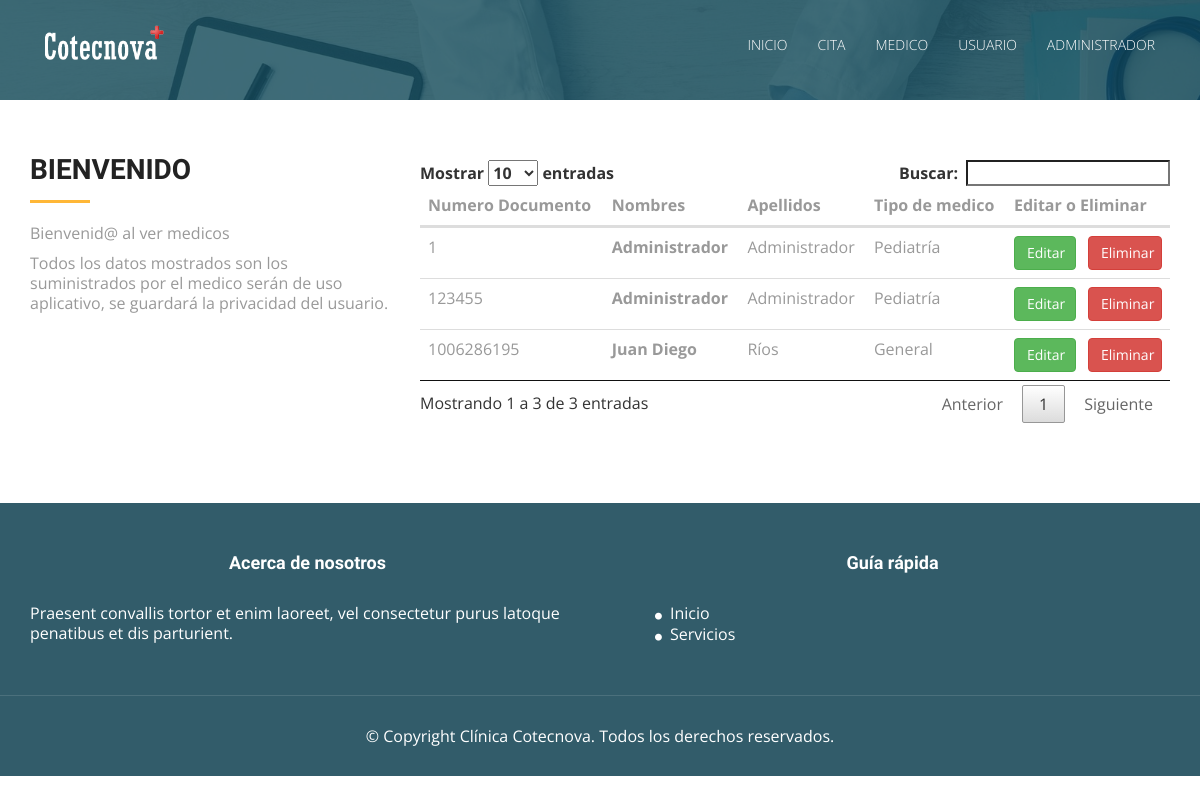
Before: /ver_medico.php (signed in) with the older database file.
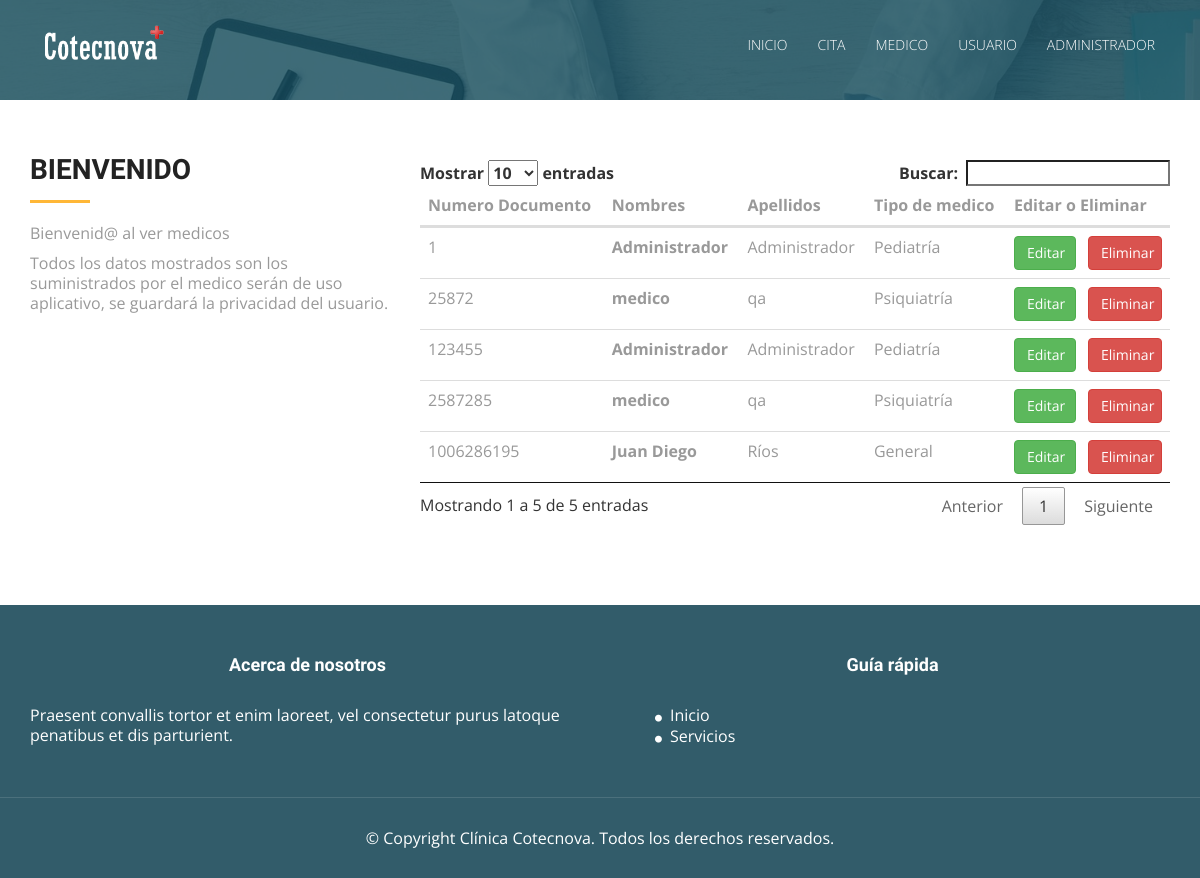
After: the same page with the newer database file.
### tables this page shows
CREATE TABLE `medicos` (
  `id_medico` int(11) NOT NULL COMMENT 'Clave primaria de la tabla medico',
  `numero_documento` varchar(30) NOT NULL COMMENT 'Numero de identificacion del documento de la persona',
  `nombre_completo` varchar(100) NOT NULL COMMENT 'nombre completo de la persona',
  `apellidos` varchar(100) NOT NULL COMMENT 'apellidos de la persona',
  `contrasena` varchar(150) NOT NULL COMMENT 'contraseña encriptadda por md5',
  `tipo_documento_id` int(11) NOT NULL,
  `estado_civil_id` int(11) NOT NULL,
  `tipos_medicos_id` int(11) NOT NULL,
  `tipo_Usuario_id` int(11) NOT NULL,
  `estado` int(11) NOT NULL COMMENT 'estado para ver si esta eliminado el usuario. 1. activo 2.inactivo'
);

CREATE TABLE `tipos_medicos` (
  `id_tipo_medico` int(11) NOT NULL,
  `nombre` varchar(50) NOT NULL
);

### Modelo/MySQL.php (called while the page is built, shortened)
<?php
class MySQL{
    private $hostname  = "127.0.0.1";
    private $user = "root";
    private $password = "";
    private $database = "clinica_cotecnova";
    private $conexion;
    public function conectar(){
        $this->conexion = mysqli_connect($this->hostname, $this->user, $this->password, $this->database);
    }
    public function efectuarConsulta($consulta){
        mysqli_query($this->conexion, "SET lc_time_names = 'es_ES'" );
        mysqli_query($this->conexion, "SET NAMES 'utf8'");
        mysqli_query($this->conexion, "SET CHARACTER 'utf8'");
       $this->resultadoConsulta = mysqli_query($this->conexion, $consulta);
        return $this->resultadoConsulta;
    }
}

### ver_medico.php (the view, shortened to what this page needs)
<!DOCTYPE html>
<html lang="en">
<head>
  <link rel="stylesheet" type="text/css" href="css/font-awesome.min.css">
  <link rel="stylesheet" type="text/css" href="css/bootstrap.min.css">
  <link rel="stylesheet" type="text/css" href="css/style.css">
  <link rel="stylesheet" type="text/css" href="css/style2.css">
  <link rel="stylesheet" type="text/css" href="css/jquery.dataTables.min.css">
</head>
<body id="myPage" data-spy="scroll" data-target=".navbar" data-offset="60">
    <div id="container">
    <?php
    if(isset($_SESSION['tipousuario'])){
        if($_SESSION['tipousuario'] == 1){
        include("header_index.php");
    ?>
    <?php
        require_once 'Modelo/MySQL.php';
        $mysql = new MySQL;
        $mysql->conectar();
        $consulta = $mysql->efectuarConsulta("SELECT clinica_cotecnova.medicos.id_medico, clinica_cotecnova.medicos.numero_documento, clinica_cotecnova.medicos.nombre_completo, clinica_cotecnova.medicos.apellidos ,  clinica_cotecnova.tipos_medicos.nombre from medicos join tipos_medicos  on clinica_cotecnova.medicos.tipos_medicos_id = clinica_cotecnova.tipos_medicos.id_tipo_medico where estado = 1");
        ?>
    </div>
    <section id="service" class="section-padding">
    <div class="container">
        <div class="row">
            <div class="col-md-4 col-sm-4">
            <h2 class="ser-title">Bienvenido</h2>
            <hr class="botm-line">
            <p>Bienvenid@ al ver medicos</p>
            <p>Todos los datos mostrados son los suministrados por el medico ser&aacute;n de uso aplicativo, se guardar&aacute; la privacidad del usuario.</p>
            </div>
        <div class="col-md-8 col-sm-8">
            <div class="card">
            <div class="card-body">
                <form class="form-horizontal form-material">
                <table class="table table-hover" id="ver_medico">
                    <thead>
                        <tr>
                            <th scope="col">Numero Documento</th>
                            <th scope="col">Nombres</th>
                            <th scope="col">Apellidos</th>
                            <th scope="col">Tipo de medico</th>
                            <th scope="col">Editar o Eliminar</th>
                        </tr>
                    </thead>
                    <tbody>
                    <?php
                        while ($resultado= mysqli_fetch_assoc($consulta)){
                        $idMedico = $resultado['id_medico'];
                    ?>
                        <tr>
                            <td><?php echo $resultado['numero_documento'] ?></td>
                            <th scope="row"><?php echo $resultado['nombre_completo'] ?></th>
                            <td><?php echo $resultado['apellidos'] ?></td>
                            <td><?php echo $resultado['nombre'] ?></td>
                            <td>
                                <a href="editar_medicos.php?id=<?php echo $idMedico; ?>" class="btn btn-success col-lg-5" name="enviar">Editar</a>
                                <a href="eliminar_medicos.php?id=<?php echo $idMedico; ?>" class="btn btn-danger col-lg-offset-1 col-lg-6 " name="eliminar">Eliminar</a>
                            </td>
                        </tr>
                        <?php
                            }
                        ?>
                    </tbody>
                    </table>
                  </form>
                </div>
              </div>
            </div>
          </div>
        </div>
    </section>
    <div id="footer">
    <?php
        include("footer.php");
    ?>
    </div>
    <?php
        }else{
            header( "refresh:0;url=index.php" );
        }
    }else{
        header( "refresh:0;url=login.php" );
    }
    ?>
</body>
</html>

Changed rows visible on the page:
added medicos: numero_documento "25872", nombre_completo "medico", apellidos "qa", tipos_medicos.nombre "Psiquiatría"
added medicos: numero_documento "2587285", nombre_completo "medico", apellidos "qa", tipos_medicos.nombre "Psiquiatría"
Other visible differences:
text written by a page script: "Mostrar entradas Buscar: Mostrando 1 a 3 de 3 entradas Anterior 1 Siguiente" → "Mostrar entradas Buscar: Mostrando 1 a 5 de 5 entradas Anterior 1 Siguiente"
